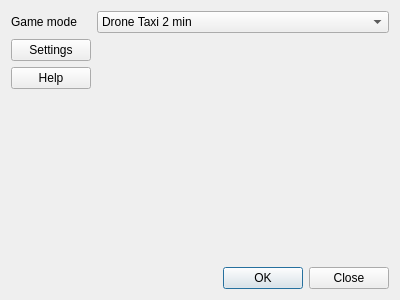
<?xml version="1.0" encoding="UTF-8"?>
<ui version="4.0">
 <class>GameSettingsDialog</class>
 <widget class="QDialog" name="GameSettingsDialog">
  <property name="geometry">
   <rect>
    <x>0</x>
    <y>0</y>
    <width>400</width>
    <height>300</height>
   </rect>
  </property>
  <property name="windowTitle">
   <string>Settings</string>
  </property>
  <layout class="QVBoxLayout" name="verticalLayout">
   <item>
    <layout class="QFormLayout" name="formLayout">
     <property name="fieldGrowthPolicy">
      <enum>QFormLayout::AllNonFixedFieldsGrow</enum>
     </property>
     <item row="0" column="0">
      <widget class="QLabel" name="label">
       <property name="text">
        <string>Game mode</string>
       </property>
      </widget>
     </item>
     <item row="0" column="1">
      <widget class="QComboBox" name="gameModeCombo">
       <item>
        <property name="text">
         <string>Drone Taxi 2 min</string>
        </property>
       </item>
       <item>
        <property name="text">
         <string>Drone Taxi 4 min</string>
        </property>
       </item>
       <item>
        <property name="text">
         <string>Drone Racing 3 laps</string>
        </property>
       </item>
       <item>
        <property name="text">
         <string>Drone Racing 6 laps</string>
        </property>
       </item>
       <item>
        <property name="text">
         <string>Free Flight</string>
        </property>
       </item>
      </widget>
     </item>
     <item row="1" column="0">
      <widget class="QPushButton" name="settingsPushButton">
       <property name="text">
        <string>Settings</string>
       </property>
      </widget>
     </item>
     <item row="2" column="0">
      <widget class="QPushButton" name="helpButton">
       <property name="text">
        <string>Help</string>
       </property>
      </widget>
     </item>
    </layout>
   </item>
   <item>
    <widget class="QDialogButtonBox" name="buttonBox">
     <property name="orientation">
      <enum>Qt::Horizontal</enum>
     </property>
     <property name="standardButtons">
      <set>QDialogButtonBox::Close|QDialogButtonBox::Ok</set>
     </property>
    </widget>
   </item>
  </layout>
 </widget>
 <resources/>
 <connections>
  <connection>
   <sender>buttonBox</sender>
   <signal>accepted()</signal>
   <receiver>GameSettingsDialog</receiver>
   <slot>accept()</slot>
   <hints>
    <hint type="sourcelabel">
     <x>248</x>
     <y>254</y>
    </hint>
    <hint type="destinationlabel">
     <x>157</x>
     <y>274</y>
    </hint>
   </hints>
  </connection>
  <connection>
   <sender>buttonBox</sender>
   <signal>rejected()</signal>
   <receiver>GameSettingsDialog</receiver>
   <slot>reject()</slot>
   <hints>
    <hint type="sourcelabel">
     <x>316</x>
     <y>260</y>
    </hint>
    <hint type="destinationlabel">
     <x>286</x>
     <y>274</y>
    </hint>
   </hints>
  </connection>
 </connections>
</ui>
